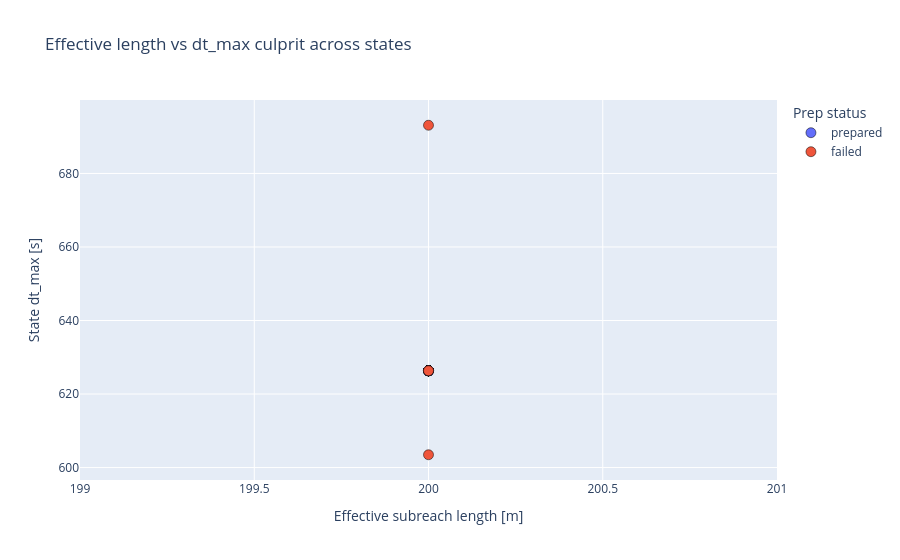

Source (notebook cell):
### Markdown cell above
## Effective Length vs `dt_max`

### Code cell
fig = plot_effective_length_vs_dt(tail_df, tail="dt_max")
fig.show()

### Figure 1 — Plotly figure (JSON) as saved in the notebook; plotly's stock layout.template omitted (floating-point values rounded to 4 significant figures; data arrays with more than 128 entries replaced by an {"elided": "..."} marker saying what was removed)
{"data": [{"customdata": {"elided": "23x10 mixed values"}, "hovertemplate": "Prep status=prepared<br>Effective subreach length [m]=%{x}<br>State dt_max [s]=%{y}<br>example_id=%{customdata[0]}<br>state_id=%{customdata[1]}<br>parent_link_id=%{customdata[2]}<br>id_link=%{customdata[3]}<br>subreach_index=%{customdata[4]}<br>rapid_k=%{customdata[5]}<br>rapid_celerity_mps=%{customdata[6]}<br>rapid_width_m=%{customdata[7]}<br>rapid_subreach_width_m=%{customdata[8]}<br>slope_used=%{customdata[9]}<extra></extra>", "legendgroup": "prepared", "marker": {"color": "#636efa", "line": {"color": "black", "width": 0.5}, "size": 10, "symbol": "circle"}, "mode": "markers", "name": "prepared", "orientation": "v", "showlegend": true, "type": "scatter", "x": [200.0, 200.0, 200.0, 200.0, 200.0, 200.0, 200.0, 200.0, 200.0, 200.0, 200.0, 200.0, 200.0, 200.0, 200.0, 200.0, 200.0, 200.0, 200.0, 200.0, 200.0, 200.0, 200.0], "xaxis": "x", "y": [626.3, 626.3, 626.3, 626.3, 626.3, 626.3, 626.3, 626.3, 626.3, 626.3, 626.3, 626.3, 626.3, 626.3, 626.3, 626.3, 626.3, 626.3, 626.3, 626.3, 626.3, 626.3, 626.3], "yaxis": "y"}, {"customdata": [["21", "S003_unit_13", 77, 77, 1, 335.3, 0.5965, 1204.0, 1204.0, 0.0008883], ["21", "S004_unit_5", 35, 35, 1, 348.0, 0.5748, 1139.0, 1139.0, 0.0008883], ["21", "S011_unit_3", 35, 35, 1, 348.0, 0.5748, 1139.0, 1139.0, 0.0008883], ["21", "S012_unit_14", 38, 38, 18, 385.1, 0.5194, 1108.0, 1108.0, 0.0007522]], "hovertemplate": "Prep status=failed<br>Effective subreach length [m]=%{x}<br>State dt_max [s]=%{y}<br>example_id=%{customdata[0]}<br>state_id=%{customdata[1]}<br>parent_link_id=%{customdata[2]}<br>id_link=%{customdata[3]}<br>subreach_index=%{customdata[4]}<br>rapid_k=%{customdata[5]}<br>rapid_celerity_mps=%{customdata[6]}<br>rapid_width_m=%{customdata[7]}<br>rapid_subreach_width_m=%{customdata[8]}<br>slope_used=%{customdata[9]}<extra></extra>", "legendgroup": "failed", "marker": {"color": "#EF553B", "line": {"color": "black", "width": 0.5}, "size": 10, "symbol": "circle"}, "mode": "markers", "name": "failed", "orientation": "v", "showlegend": true, "type": "scatter", "x": [200.0, 200.0, 200.0, 200.0], "xaxis": "x", "y": [603.5, 626.3, 626.3, 693.1], "yaxis": "y"}], "layout": {"legend": {"title": {"text": "Prep status"}, "tracegroupgap": 0}, "title": {"text": "Effective length vs dt_max culprit across states"}, "xaxis": {"anchor": "y", "domain": [0, 1], "title": {"text": "Effective subreach length [m]"}}, "yaxis": {"anchor": "x", "domain": [0, 1], "title": {"text": "State dt_max [s]"}}}}
